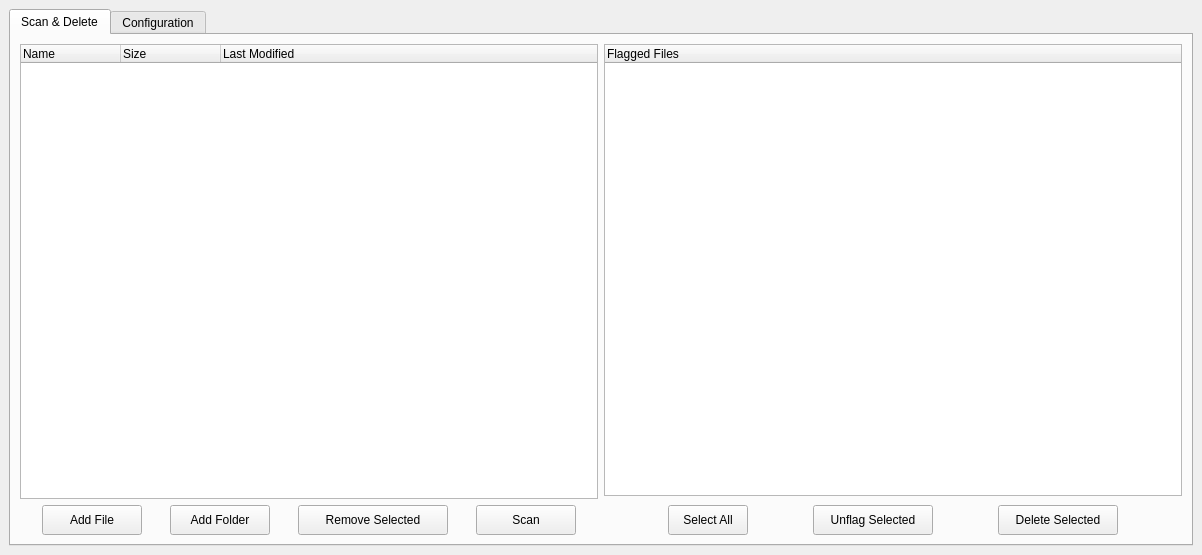
<?xml version="1.0" encoding="UTF-8"?>
<ui version="4.0">
 <class>MainWindow</class>
 <widget class="QMainWindow" name="MainWindow">
  <property name="geometry">
   <rect>
    <x>0</x>
    <y>0</y>
    <width>1202</width>
    <height>555</height>
   </rect>
  </property>
  <property name="sizePolicy">
   <sizepolicy hsizetype="Expanding" vsizetype="Expanding">
    <horstretch>1</horstretch>
    <verstretch>1</verstretch>
   </sizepolicy>
  </property>
  <property name="windowTitle">
   <string>MainWindow</string>
  </property>
  <widget class="QWidget" name="centralwidget">
   <property name="sizePolicy">
    <sizepolicy hsizetype="Expanding" vsizetype="Expanding">
     <horstretch>1</horstretch>
     <verstretch>1</verstretch>
    </sizepolicy>
   </property>
   <layout class="QVBoxLayout" name="verticalLayout">
    <item>
     <widget class="QTabWidget" name="tabWidget">
      <property name="currentIndex">
       <number>0</number>
      </property>
      <widget class="QWidget" name="tab_3">
       <attribute name="title">
        <string>Scan &amp;&amp; Delete</string>
       </attribute>
       <layout class="QVBoxLayout" name="verticalLayout_5">
        <item>
         <layout class="QHBoxLayout" name="horizontalLayout_4">
          <item>
           <layout class="QVBoxLayout" name="verticalLayout_3">
            <item>
             <widget class="QTreeWidget" name="fileTreeWidget">
              <property name="sizePolicy">
               <sizepolicy hsizetype="Expanding" vsizetype="Expanding">
                <horstretch>1</horstretch>
                <verstretch>1</verstretch>
               </sizepolicy>
              </property>
              <property name="minimumSize">
               <size>
                <width>400</width>
                <height>200</height>
               </size>
              </property>
              <property name="baseSize">
               <size>
                <width>60</width>
                <height>30</height>
               </size>
              </property>
              <property name="autoScrollMargin">
               <number>16</number>
              </property>
              <column>
               <property name="text">
                <string notr="true">Name</string>
               </property>
              </column>
              <column>
               <property name="text">
                <string>Size</string>
               </property>
              </column>
              <column>
               <property name="text">
                <string>Last Modified</string>
               </property>
              </column>
              <column>
               <property name="text">
                <string/>
               </property>
              </column>
             </widget>
            </item>
            <item>
             <layout class="QHBoxLayout" name="horizontalLayout_2">
              <item>
               <widget class="QPushButton" name="addFileButton">
                <property name="sizePolicy">
                 <sizepolicy hsizetype="Fixed" vsizetype="Fixed">
                  <horstretch>0</horstretch>
                  <verstretch>0</verstretch>
                 </sizepolicy>
                </property>
                <property name="minimumSize">
                 <size>
                  <width>40</width>
                  <height>30</height>
                 </size>
                </property>
                <property name="maximumSize">
                 <size>
                  <width>100</width>
                  <height>30</height>
                 </size>
                </property>
                <property name="baseSize">
                 <size>
                  <width>0</width>
                  <height>30</height>
                 </size>
                </property>
                <property name="text">
                 <string>Add File</string>
                </property>
               </widget>
              </item>
              <item>
               <widget class="QPushButton" name="addFolderButton">
                <property name="sizePolicy">
                 <sizepolicy hsizetype="Fixed" vsizetype="Fixed">
                  <horstretch>0</horstretch>
                  <verstretch>0</verstretch>
                 </sizepolicy>
                </property>
                <property name="minimumSize">
                 <size>
                  <width>40</width>
                  <height>30</height>
                 </size>
                </property>
                <property name="maximumSize">
                 <size>
                  <width>100</width>
                  <height>30</height>
                 </size>
                </property>
                <property name="text">
                 <string>Add Folder</string>
                </property>
                <property name="autoDefault">
                 <bool>true</bool>
                </property>
                <property name="default">
                 <bool>false</bool>
                </property>
               </widget>
              </item>
              <item>
               <widget class="QPushButton" name="removeSelectedButton_2">
                <property name="sizePolicy">
                 <sizepolicy hsizetype="Fixed" vsizetype="Fixed">
                  <horstretch>0</horstretch>
                  <verstretch>0</verstretch>
                 </sizepolicy>
                </property>
                <property name="minimumSize">
                 <size>
                  <width>40</width>
                  <height>30</height>
                 </size>
                </property>
                <property name="maximumSize">
                 <size>
                  <width>150</width>
                  <height>30</height>
                 </size>
                </property>
                <property name="text">
                 <string>Remove Selected</string>
                </property>
               </widget>
              </item>
              <item>
               <widget class="QPushButton" name="scanButton">
                <property name="sizePolicy">
                 <sizepolicy hsizetype="Fixed" vsizetype="Fixed">
                  <horstretch>0</horstretch>
                  <verstretch>0</verstretch>
                 </sizepolicy>
                </property>
                <property name="minimumSize">
                 <size>
                  <width>40</width>
                  <height>30</height>
                 </size>
                </property>
                <property name="maximumSize">
                 <size>
                  <width>100</width>
                  <height>30</height>
                 </size>
                </property>
                <property name="text">
                 <string>Scan</string>
                </property>
               </widget>
              </item>
             </layout>
            </item>
           </layout>
          </item>
          <item>
           <layout class="QVBoxLayout" name="verticalLayout_4" stretch="1,0,0">
            <property name="spacing">
             <number>1</number>
            </property>
            <item>
             <widget class="QTreeWidget" name="flaggedFilesTreeWidget">
              <property name="sizePolicy">
               <sizepolicy hsizetype="Expanding" vsizetype="Expanding">
                <horstretch>1</horstretch>
                <verstretch>1</verstretch>
               </sizepolicy>
              </property>
              <property name="minimumSize">
               <size>
                <width>400</width>
                <height>200</height>
               </size>
              </property>
              <property name="baseSize">
               <size>
                <width>60</width>
                <height>30</height>
               </size>
              </property>
              <column>
               <property name="text">
                <string>Flagged Files</string>
               </property>
              </column>
             </widget>
            </item>
            <item>
             <spacer name="verticalSpacer_2">
              <property name="orientation">
               <enum>Qt::Vertical</enum>
              </property>
              <property name="sizeHint" stdset="0">
               <size>
                <width>20</width>
                <height>8</height>
               </size>
              </property>
             </spacer>
            </item>
            <item>
             <layout class="QHBoxLayout" name="horizontalLayout_3">
              <property name="spacing">
               <number>-1</number>
              </property>
              <item>
               <widget class="QPushButton" name="selectAllButton">
                <property name="sizePolicy">
                 <sizepolicy hsizetype="Fixed" vsizetype="Fixed">
                  <horstretch>0</horstretch>
                  <verstretch>0</verstretch>
                 </sizepolicy>
                </property>
                <property name="minimumSize">
                 <size>
                  <width>50</width>
                  <height>30</height>
                 </size>
                </property>
                <property name="maximumSize">
                 <size>
                  <width>80</width>
                  <height>30</height>
                 </size>
                </property>
                <property name="baseSize">
                 <size>
                  <width>0</width>
                  <height>0</height>
                 </size>
                </property>
                <property name="text">
                 <string>Select All</string>
                </property>
               </widget>
              </item>
              <item>
               <widget class="QPushButton" name="removeSelectedButton">
                <property name="sizePolicy">
                 <sizepolicy hsizetype="Fixed" vsizetype="Fixed">
                  <horstretch>0</horstretch>
                  <verstretch>0</verstretch>
                 </sizepolicy>
                </property>
                <property name="minimumSize">
                 <size>
                  <width>100</width>
                  <height>30</height>
                 </size>
                </property>
                <property name="maximumSize">
                 <size>
                  <width>120</width>
                  <height>30</height>
                 </size>
                </property>
                <property name="sizeIncrement">
                 <size>
                  <width>0</width>
                  <height>0</height>
                 </size>
                </property>
                <property name="baseSize">
                 <size>
                  <width>0</width>
                  <height>0</height>
                 </size>
                </property>
                <property name="text">
                 <string>Unflag Selected</string>
                </property>
               </widget>
              </item>
              <item>
               <widget class="QPushButton" name="deleteButton">
                <property name="sizePolicy">
                 <sizepolicy hsizetype="Fixed" vsizetype="Fixed">
                  <horstretch>0</horstretch>
                  <verstretch>0</verstretch>
                 </sizepolicy>
                </property>
                <property name="minimumSize">
                 <size>
                  <width>70</width>
                  <height>30</height>
                 </size>
                </property>
                <property name="maximumSize">
                 <size>
                  <width>120</width>
                  <height>30</height>
                 </size>
                </property>
                <property name="baseSize">
                 <size>
                  <width>0</width>
                  <height>0</height>
                 </size>
                </property>
                <property name="text">
                 <string>Delete Selected</string>
                </property>
               </widget>
              </item>
             </layout>
            </item>
           </layout>
          </item>
         </layout>
        </item>
       </layout>
      </widget>
      <widget class="QWidget" name="tab_4">
       <attribute name="title">
        <string>Configuration</string>
       </attribute>
       <layout class="QHBoxLayout" name="horizontalLayout_8">
        <item>
         <layout class="QHBoxLayout" name="horizontalLayout_7">
          <item>
           <layout class="QVBoxLayout" name="verticalLayout_7">
            <item>
             <widget class="QLabel" name="label_3">
              <property name="text">
               <string>Filter files to scan by date range</string>
              </property>
             </widget>
            </item>
            <item>
             <layout class="QVBoxLayout" name="verticalLayout_6">
              <item>
               <layout class="QHBoxLayout" name="horizontalLayout_5">
                <item>
                 <widget class="QLabel" name="label">
                  <property name="text">
                   <string>From:</string>
                  </property>
                 </widget>
                </item>
                <item>
                 <widget class="QDateEdit" name="dateEdit"/>
                </item>
                <item>
                 <widget class="QLabel" name="label_2">
                  <property name="text">
                   <string>To:</string>
                  </property>
                 </widget>
                </item>
                <item>
                 <widget class="QDateEdit" name="dateEdit_2"/>
                </item>
                <item>
                 <spacer name="horizontalSpacer">
                  <property name="orientation">
                   <enum>Qt::Horizontal</enum>
                  </property>
                  <property name="sizeHint" stdset="0">
                   <size>
                    <width>25</width>
                    <height>12</height>
                   </size>
                  </property>
                 </spacer>
                </item>
               </layout>
              </item>
              <item>
               <layout class="QVBoxLayout" name="verticalLayout_2">
                <item>
                 <widget class="QTableWidget" name="fileTypesTableWidget">
                  <column>
                   <property name="text">
                    <string/>
                   </property>
                  </column>
                  <column>
                   <property name="text">
                    <string>File type</string>
                   </property>
                  </column>
                  <column>
                   <property name="text">
                    <string>Description</string>
                   </property>
                  </column>
                 </widget>
                </item>
                <item>
                 <layout class="QHBoxLayout" name="horizontalLayout"/>
                </item>
               </layout>
              </item>
             </layout>
            </item>
           </layout>
          </item>
          <item>
           <layout class="QVBoxLayout" name="verticalLayout_8">
            <item>
             <layout class="QHBoxLayout" name="horizontalLayout_6">
              <item>
               <widget class="QPushButton" name="pushButton">
                <property name="text">
                 <string>New Config</string>
                </property>
               </widget>
              </item>
              <item>
               <widget class="QPushButton" name="pushButton_2">
                <property name="text">
                 <string>Load Config</string>
                </property>
               </widget>
              </item>
              <item>
               <spacer name="horizontalSpacer_2">
                <property name="orientation">
                 <enum>Qt::Horizontal</enum>
                </property>
                <property name="sizeHint" stdset="0">
                 <size>
                  <width>40</width>
                  <height>20</height>
                 </size>
                </property>
               </spacer>
              </item>
             </layout>
            </item>
            <item>
             <spacer name="verticalSpacer">
              <property name="orientation">
               <enum>Qt::Vertical</enum>
              </property>
              <property name="sizeType">
               <enum>QSizePolicy::Fixed</enum>
              </property>
              <property name="sizeHint" stdset="0">
               <size>
                <width>20</width>
                <height>8</height>
               </size>
              </property>
             </spacer>
            </item>
            <item>
             <widget class="QTableWidget" name="scanPatternsTableWidget">
              <column>
               <property name="text">
                <string/>
               </property>
              </column>
              <column>
               <property name="text">
                <string>Pattern</string>
               </property>
              </column>
              <column>
               <property name="text">
                <string>Description</string>
               </property>
              </column>
             </widget>
            </item>
           </layout>
          </item>
         </layout>
        </item>
       </layout>
      </widget>
     </widget>
    </item>
   </layout>
  </widget>
 </widget>
 <resources/>
 <connections/>
</ui>
